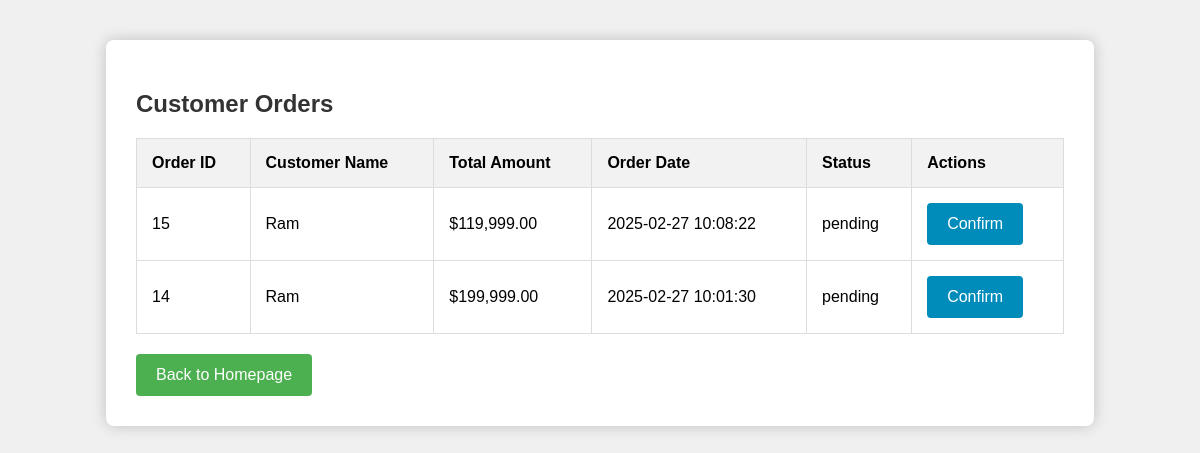
The app's page /admin_order.php (signed in) with its own data.
### tables this page shows
CREATE TABLE `orders` (
  `id` int(11) NOT NULL,
  `user_id` int(11) DEFAULT NULL,
  `product_id` int(11) DEFAULT NULL,
  `quantity` int(11) DEFAULT NULL,
  `total_price` decimal(10,2) DEFAULT NULL,
  `order_date` timestamp NOT NULL DEFAULT current_timestamp(),
  `status` enum('pending','shipped','delivered') DEFAULT 'pending',
  `total_amount` decimal(10,2) NOT NULL,
  `created_at` timestamp NOT NULL DEFAULT current_timestamp()
);

CREATE TABLE `users` (
  `id` int(11) NOT NULL,
  `name` varchar(255) NOT NULL,
  `email` varchar(255) NOT NULL,
  `password` varchar(255) NOT NULL,
  `role` enum('user','admin') NOT NULL DEFAULT 'user'
);

### admin_order.php (the view, shortened to what this page needs)
<?php
include 'backend/db.php';
$query = $pdo->query("SELECT orders.id, users.name AS user_name, orders.total_amount, orders.created_at, orders.status FROM orders JOIN users ON orders.user_id = users.id ORDER BY orders.created_at DESC");
$orders = $query->fetchAll(PDO::FETCH_ASSOC);
?>
<!DOCTYPE html>
<html lang="en">
<head>
</head>
<body>
    <div class="container">
        <h2>Customer Orders</h2>
        <?php if (count($orders) > 0): ?>
            <table>
                <thead>
                    <tr>
                        <th>Order ID</th>
                        <th>Customer Name</th>
                        <th>Total Amount</th>
                        <th>Order Date</th>
                        <th>Status</th>
                        <th>Actions</th>
                    </tr>
                </thead>
                <tbody>
                    <?php foreach ($orders as $order): ?>
                        <tr>
                            <td><?php echo htmlspecialchars($order['id']); ?></td>
                            <td><?php echo htmlspecialchars($order['user_name']); ?></td>
                            <td>$<?php echo number_format($order['total_amount'], 2); ?></td>
                            <td><?php echo htmlspecialchars($order['created_at']); ?></td>
                            <td><?php echo htmlspecialchars($order['status']); ?></td>
                            <td>
                                <form action="admin_order.php" method="POST" style="display:inline;">
                                    <button type="submit" name="confirm_order" class="btn btn-confirm">Confirm</button>
                                </form>
                            </td>
                        </tr>
                    <?php endforeach; ?>
                </tbody>
            </table>
        <?php else: ?>
            <p>No orders found.</p>
        <?php endif; ?>
        <a href="index.php?shop=true" class="btn">Back to Homepage</a>
    </div>
</body>
</html>

### admin_order.php (style rules this page uses)
body { font-family: Arial, sans-serif; background-color: #f0f0f0; display: flex; flex-direction: column; align-items: center; margin: 0; padding: 20px; }
.container { background-color: #fff; padding: 30px; border-radius: 8px; box-shadow: 0 0 15px rgba(0, 0, 0, 0.2); width: 80%; max-width: 1000px; margin-top: 20px; }
h2 { margin-bottom: 20px; color: #333; }
table { width: 100%; border-collapse: collapse; margin-bottom: 20px; }
table, th, td { border: 1px solid #ddd; }
th, td { padding: 15px; text-align: left; }
th { background-color: #f2f2f2; }
.btn { background-color: #4CAF50; color: white; padding: 12px 20px; border: none; border-radius: 4px; cursor: pointer; font-size: 16px; text-decoration: none; display: inline-block; }
.btn-confirm { background-color: #008CBA; }

### records on screen
orders: id "15", user.name "Ram", total_amount "119,999.00", created_at "2025-02-27 10:08:22", status "pending"
orders: id "14", user.name "Ram", total_amount "199,999.00", created_at "2025-02-27 10:01:30", status "pending"
